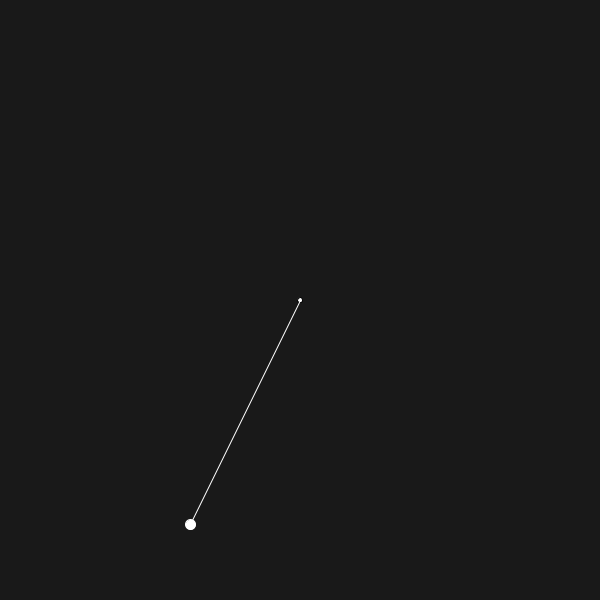
Frame 1 (no input)
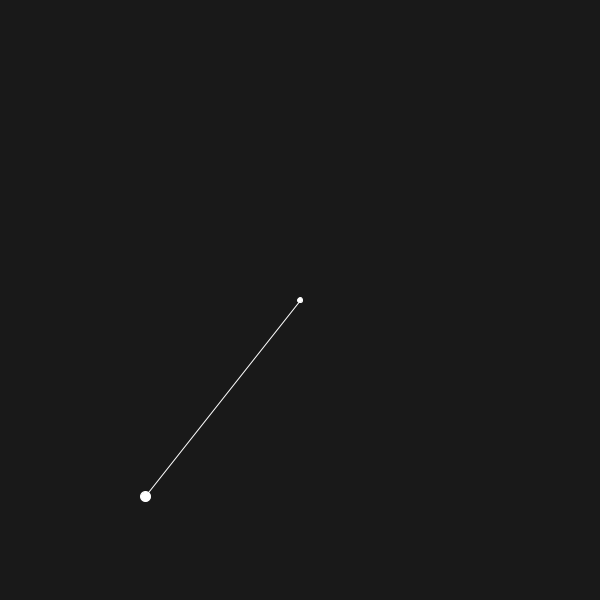
Frame 60 (the mouse pressed at the canvas centre just before this capture)
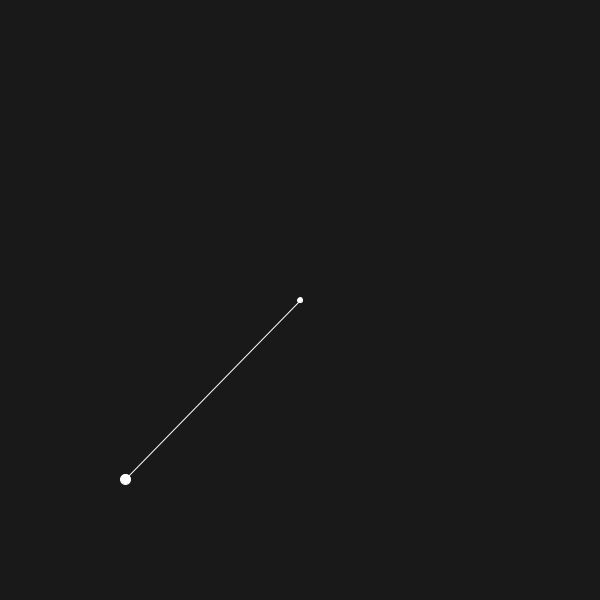
Frame 120 (the mouse held since frame 60 and released just before this capture)

The Processing sketch that drew these frames (run headless with seeded random() and noise(); from frame 60 on, the mouse is pressed at the canvas centre):

// Processing sketch: second_clock
// ── second_clock.pde
/**
** Simple second clock.
** An exercise in translating from polar to cartesian coordinates
**/
float radius = 250.0;
float angle = 0.0;
float x,y;
void setup(){
  size(600,600);
}
void draw(){
  background(25);
  translate(width/2, height/2);
  ellipseMode(CENTER);
  ellipse(0,0,5,5);
  
  angle = (second() / 59.0) * TWO_PI;
  
  x = cos(angle)* radius;
  y = sin(angle)* radius;
  
  stroke(255);
  
  //draw a line from the center of our screen and as long as our radius
  line(0,0,x,y);
  ellipse(x,y,10,10);
  
  
}
